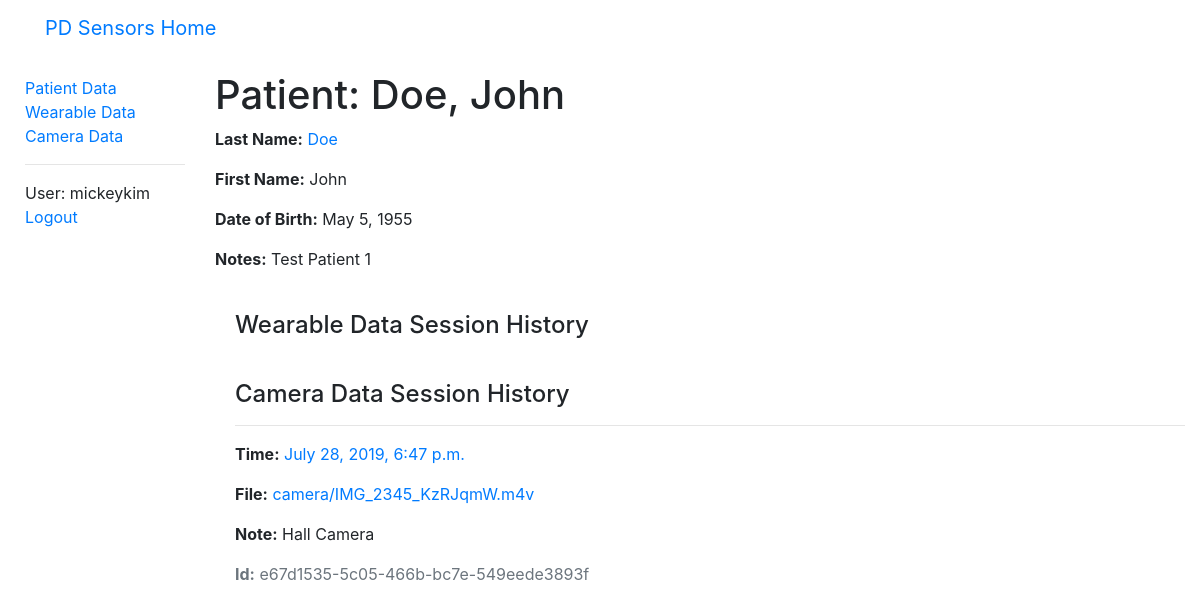
Before: /sensors/patientdata/1 (signed in) with the older database file.
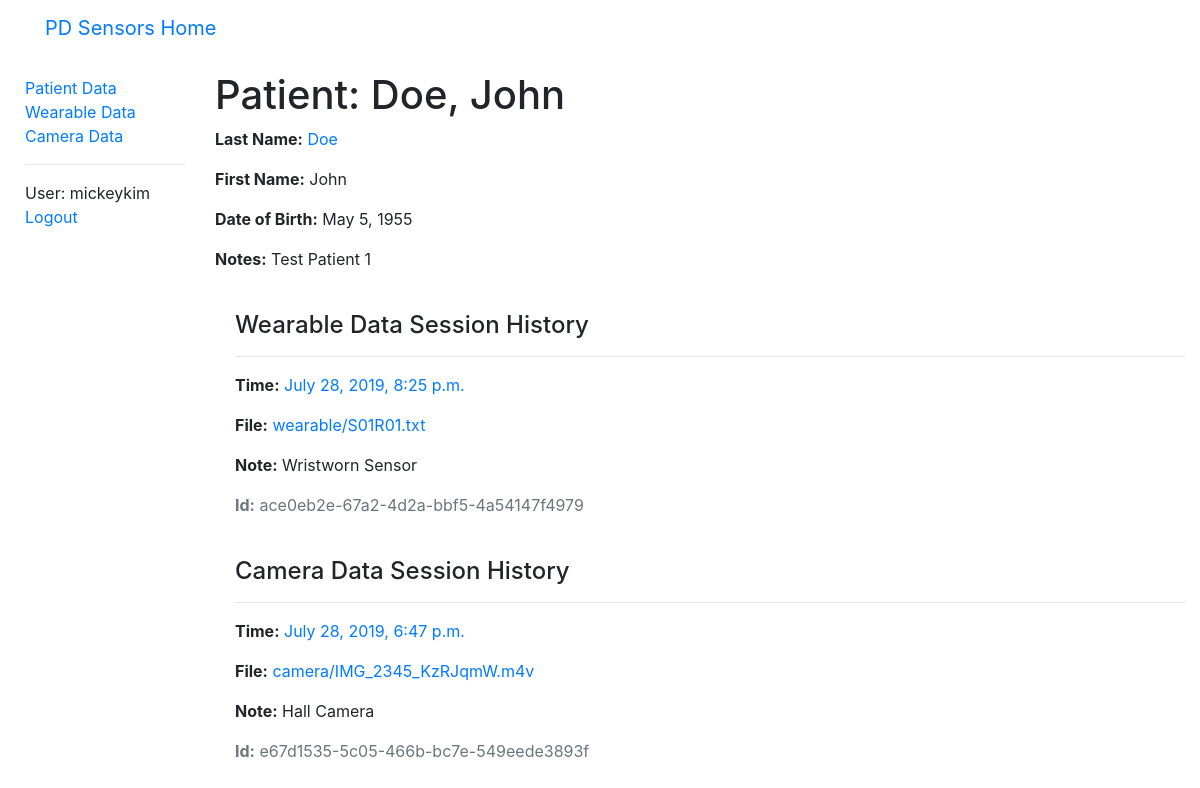
After: the same page with the newer database file.
### sensors/models.py (models this page shows, shortened)
class CameraData(models.Model):
   id = models.UUIDField(primary_key=True, default=uuid.uuid4, help_text='Unique ID for this wearable data')
   patient = models.ForeignKey('PatientData', on_delete=models.SET_NULL, null=True)
   filename = models.FileField(upload_to='camera/')
   time = models.DateTimeField()
   note = models.CharField(max_length=500, help_text='Note regarding camera')
   class Meta:
      ordering = ['patient', '-time']

class WearableData(models.Model):
   id = models.UUIDField(primary_key=True, default=uuid.uuid4, help_text='Unique ID for this wearable data')
   patient = models.ForeignKey('PatientData', on_delete=models.SET_NULL, null=True)
   filename = models.FileField(upload_to='wearable/')
   time = models.DateTimeField()
   note = models.CharField(max_length=500, help_text='Note regarding wearable')
   class Meta:
      ordering = ['patient', '-time']

### sensors/views.py (the view)
# urls.py: re_path(r'^patientdata/(?P<pk>\d+)$', views.PatientDataDetailView.as_view(), name='patientdata-detail'),
class PatientDataDetailView(LoginRequiredMixin,generic.DetailView):
   model = PatientData

### sensors/context_processors.py (called while the page is built)
def extra_context(request):
    return {'media_url': settings.MEDIA_URL}

### sensors/models.py (called while the page is built)
   def __str__(self):
      return f'{self.last_name}, {self.first_name}'

### sensors/templates/sensors/patientdata_detail.html
{% extends "base.html" %}
{% block content %}
  <h1>Patient: {{ patientdata }}</h1>
  <p><strong>Last Name:</strong> <a href="">{{ patientdata.last_name }}</a></p>
  <p><strong>First Name:</strong> {{ patientdata.first_name }}</p>
  <p><strong>Date of Birth:</strong> {{ patientdata.date_of_birth }}</p>
  <p><strong>Notes:</strong> {{ patientdata.notes }}</p>
  <div style="margin-left:20px;margin-top:40px">
    <h4>Wearable Data Session History</h4>
    {% for wearable in patientdata.wearabledata_set.all %}
      <hr>
      <p><strong>Time:</strong> <a href="{% url 'wearabledata-detail' wearable.id %}">{{ wearable.time }}</a></p>
      <p><strong>File:</strong> <a href="{{ media_url }}{{ wearable.filename }}">{{ wearable.filename }}</a></p>
      <p><strong>Note:</strong> {{wearable.note}}</p>
      <p class='text-muted'><strong>Id:</strong> {{wearable.id}}</p>
    {% endfor %}
  </div>
  <div style="margin-left:20px;margin-top:40px">
    <h4>Camera Data Session History</h4>
    {% for camera in patientdata.cameradata_set.all %}
      <hr>
      <p><strong>Time:</strong> <a href="{% url 'cameradata-detail' camera.id %}">{{ camera.time }}</a></p>
      <p><strong>File:</strong> <a href="{{ media_url }}{{ camera.filename }}">{{ camera.filename }}</a></p>
      <p><strong>Note:</strong> {{camera.note}}</p>
      <p class='text-muted'><strong>Id:</strong> {{camera.id}}</p>
    {% endfor %}
  </div>
{% endblock %}

Changed rows visible on the page:
added WearableData: time "July 28, 2019, 8:25 p.m.", filename "wearable/S01R01.txt", note "Wristworn Sensor", id "ace0eb2e-67a2-4d2a-bbf5-4a54147f4979"
